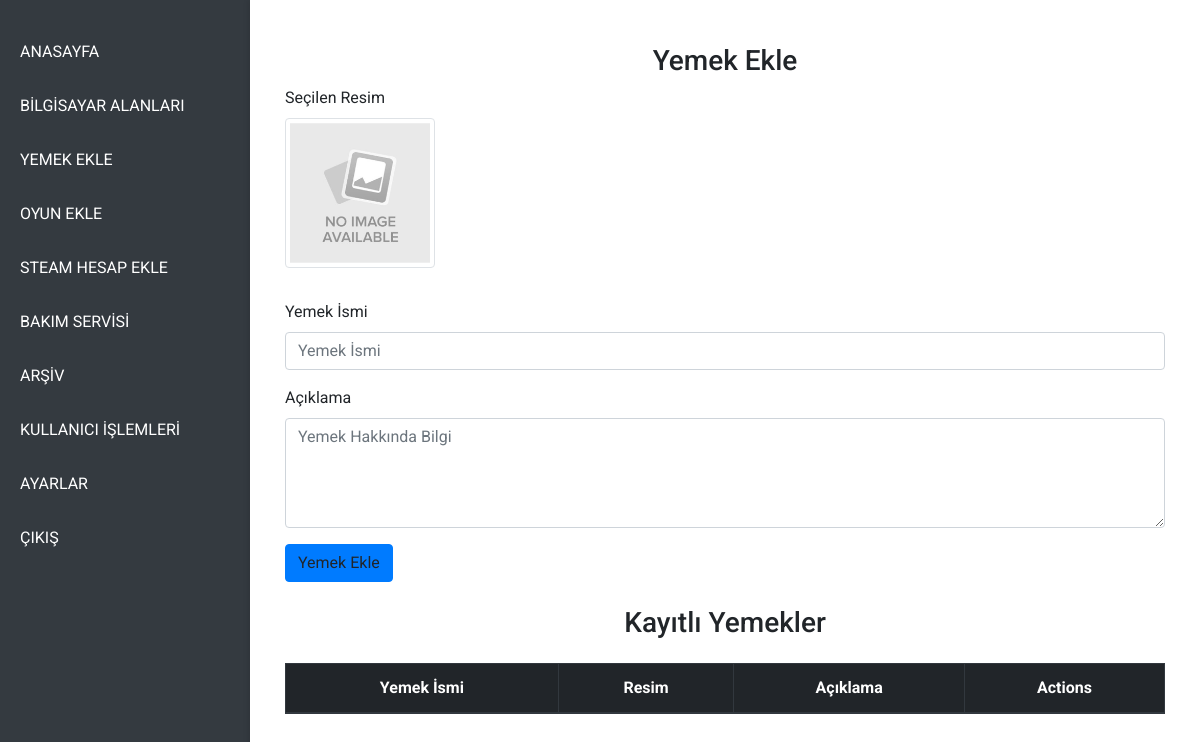
The page /foodsadd (signed in) on the database as committed earlier.
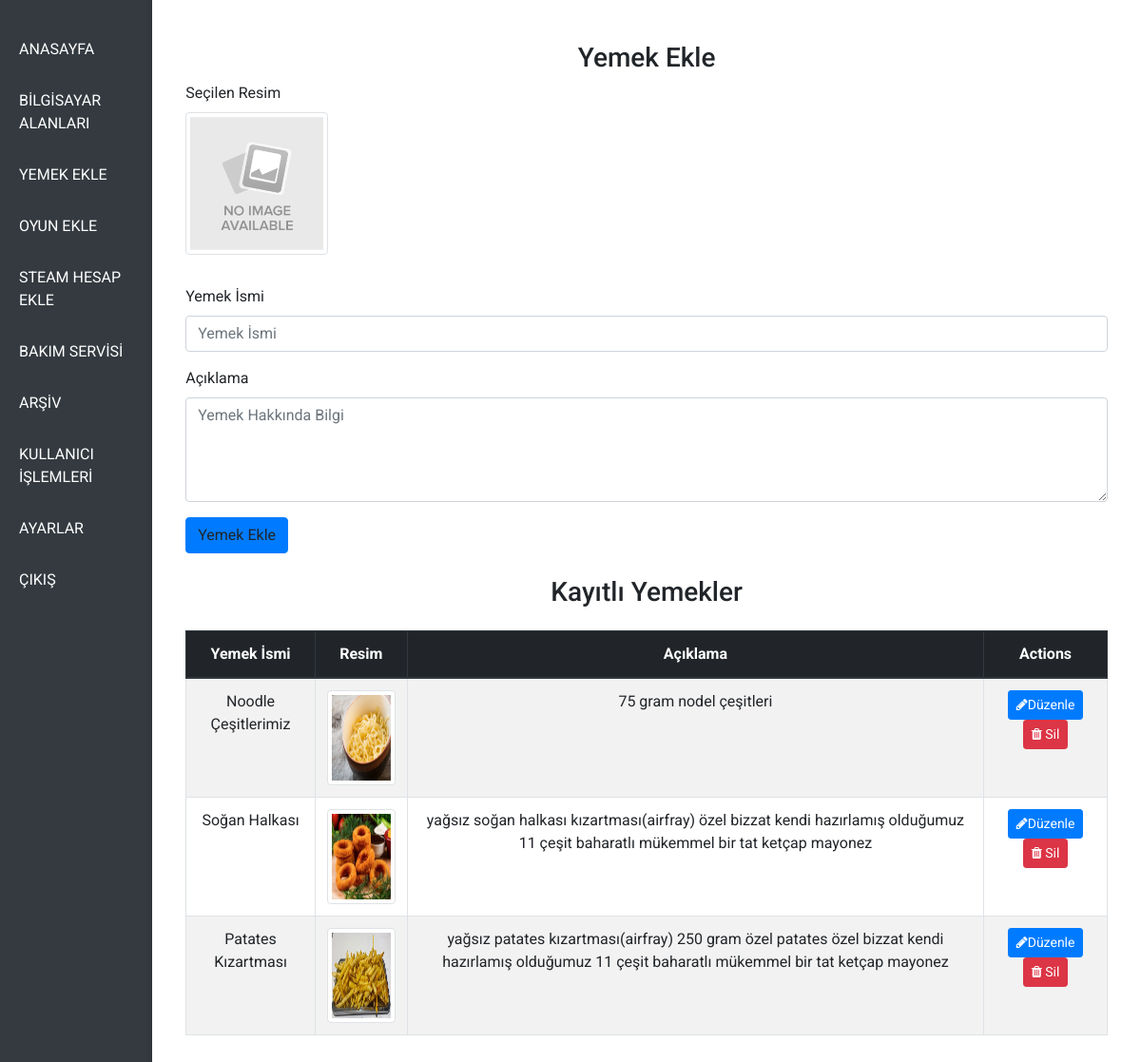
The same page on the database as committed later.
### models.py (models this page shows)
class tblfoods(db.Model):
    id = db.Column(db.Integer, primary_key=True)
    path = db.Column(db.String(50), unique=False, nullable=True)
    label = db.Column(db.String(100), unique=False, nullable=True)
    text = db.Column(db.String(5000), unique=False, nullable=True)
    order_index = db.Column(db.Integer, unique=False, nullable=True)

### app.py (the view, shortened to what this page needs)
@app.route("/foodsadd", methods=['GET', 'POST'])
@login_required
def foodsadd():
    all_images = get_all_images("foods")
    foods = tblfoods.query.all()
    return render_template("/admin/foodsadd.html", foods=foods, all_images=all_images)

### app.py (called while the page is built)
def get_all_images(filename):
    all_images = []
    target_folder = os.path.join(UPLOAD_FOLDER, filename)
    if os.path.exists(target_folder):
        all_images = [file for file in os.listdir(target_folder)
                    if file.lower().endswith(('png', 'jpg', 'jpeg', 'gif', 'webp'))]
    return all_images

### helpers.py (called while the page is built)
def login_required(f):
    @wraps(f)
    def decorated_function(*args, **kwargs):
        if session.get("user_id") is None:
            return redirect("/login")
        return f(*args, **kwargs)
    return decorated_function

### templates/admin/foodsadd.html (shortened to what this page needs)
{% extends "admin/adminlayout.html" %}
{% block main %}
<div class="container-fluid mt-4">
    <div class="row mb-4">
        <div class="col-md-12">
            <h3 class="text-center">Yemek Ekle</h3>
            <div class="form-group">
                <label for="image">Seçilen Resim</label><br>
                <img src="../../static/img/noImage.jpg"
                        alt="photo" class="img-thumbnail mb-3" style="width: 150px; height: 150px;" onclick="showPopup()">
            </div>
            <div class="form-group">
                <label for="foodName">Yemek İsmi</label>
                <input type="text" class="form-control" id="foodName" name="foodName" placeholder="Yemek İsmi" required>
            </div>
            <div class="form-group">
                <label for="foodText">Açıklama</label>
                <textarea class="form-control" id="foodText" name="foodText" rows="4" placeholder="Yemek Hakkında Bilgi" required></textarea>
            </div>
            <a type="button" class="btn btn-primary" onclick="addfood()">Yemek Ekle</a>
        </div>
    </div>
    <div class="row">
        <div class="col-md-12">
            <h3 class="text-center mb-4">Kayıtlı Yemekler</h3>
            <table class="table table-bordered table-striped">
                <thead class="thead-dark">
                    <tr>
                        <th>Yemek İsmi</th>
                        <th>Resim</th>
                        <th>Açıklama</th>
                        <th>Actions</th>
                    </tr>
                </thead>
                <tbody>
                    {% for food in foods %}
                        <tr id="food-{{ food.id }}">
                            <td>{{ food.label }}</td>
                            <td>
                                <img src="{{ food.path if food.path else '../../static/img/noImage.jpg' }}" alt="food image" class="img-thumbnail" style="width: 100px; height: 100px;">
                            </td>
                            <td>{{ food.text }}</td>
                            <td>
                                <a href="/updatefood/{{food.id}}" class="btn btn-sm btn-primary"><i class="fa fa-pencil"></i>Düzenle</a>
                                <button type="button" class="btn btn-sm btn-danger" data-id="{{ food.id }}"  onclick="deletefood(this)"><i class="fa fa-trash"></i> Sil</button>
                            </td>
                        </tr>
                    {% endfor %}
                </tbody>
            </table>
        </div>
    </div>
</div>
{% endblock %}

### templates/admin/adminlayout.html (shortened to what this page needs)
<!DOCTYPE html>
<html lang="en">
<head>
    <link rel="stylesheet" href="https://maxcdn.bootstrapcdn.com/bootstrap/4.0.0-beta/css/bootstrap.min.css">
    <link rel="stylesheet" href="https://cdnjs.cloudflare.com/ajax/libs/font-awesome/4.5.0/css/font-awesome.min.css">
    <link href="https://fonts.googleapis.com/css?family=Roboto" rel="stylesheet"> <link rel='stylesheet' href='https://cdnjs.cloudflare.com/ajax/libs/twitter-bootstrap/4.0.0-beta/css/bootstrap.min.css'>
    <link rel='stylesheet' href='https://cdnjs.cloudflare.com/ajax/libs/font-awesome/4.5.0/css/font-awesome.min.css'>
    <link rel="stylesheet" href="static/css/admin/indexadmin.css">
    <link rel="stylesheet" href="../static/css/admin/indexadmin.css">
</head>
<body>
    <div class="main">
        <div class="leftbar">
            <ul>
                <li class="nav-item"><a class="nav-link" href="/indexa">ANASAYFA</a></li>
                <li class="nav-item"><a class="nav-link" href="/computerfields">BİLGİSAYAR ALANLARI</a></li>
                <li class="nav-item"><a class="nav-link" href="/foodsadd">YEMEK EKLE</a></li>
                <li class="nav-item"><a class="nav-link" href="/gamesadd">OYUN EKLE</a></li>
                <li class="nav-item"><a class="nav-link" href="/steamsadd">STEAM HESAP EKLE</a></li>
                <li class="nav-item"><a class="nav-link" href="/service">BAKIM SERVİSİ</a></li>
                <li class="nav-item"><a class="nav-link" href="/arsive">ARŞİV</a></li>
                <li class="nav-item"><a class="nav-link" href="/useradd">KULLANICI İŞLEMLERİ</a></li>
                <li class="nav-item"><a class="nav-link" href="/settings">AYARLAR</a></li>
                <li class="nav-item"><a class="nav-link" href="/logout">ÇIKIŞ</a></li>
            </ul>
        </div>
        <div class="rightbar">
            {% block main %}{% endblock %}
        </div>
    </div>
</body>
</html>

### static/css/admin/indexadmin.css (style rules this page uses)
body, html { margin: 0; padding: 0; font-family: 'Roboto', sans-serif; height: 100%; background-color: #f8f9fa; }
.main { display: flex; height: 100vh; }
.leftbar { width: 250px; background-color: #343a40; color: #fff; display: flex; flex-direction: column; padding-top: 20px; box-shadow: 2px 0 5px rgba(0, 0, 0, 0.3); }
.leftbar ul { list-style: none; padding: 0; margin: 0; }
.leftbar .nav-item { margin: 10px 0; }
.leftbar .nav-link { color: #fff; text-decoration: none; padding: 10px 20px; display: block; font-size: 16px; transition: background 0.3s ease, padding-left 0.3s ease; }
.rightbar { flex-grow: 1; padding: 20px; background-color: #ffffff; overflow-y: auto; box-shadow: -2px 0 5px rgba(0, 0, 0, 0.1); }
table { width: 80%; margin-left: auto; margin-right: auto; text-align: center; }
h3 { text-align: center; }

Rows that differ between the two databases and show on the page:
added tblfoods: label "Noodle Çeşitlerimiz", shows a picture, text "75 gram nodel çeşitleri"
added tblfoods: label "Soğan Halkası", shows a picture, text "yağsız soğan halkası kızartması(airfray) özel bizzat kendi hazırlamış olduğumuz 11 çeşit baharatlı mükemmel bir tat ketçap mayonez"
added tblfoods: label "Patates Kızartması", shows a picture, text "yağsız patates kızartması(airfray) 250 gram özel patates özel bizzat kendi hazırlamış olduğumuz 11 çeşit baharatlı mükemmel bir tat ketçap mayonez"
